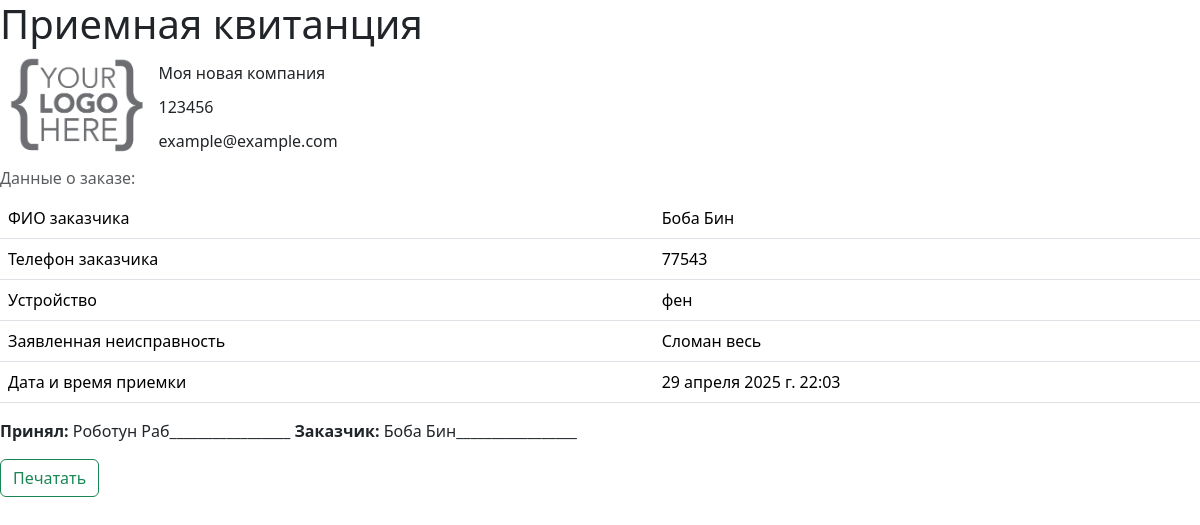
The app's page /commingdoc/61/, older data.
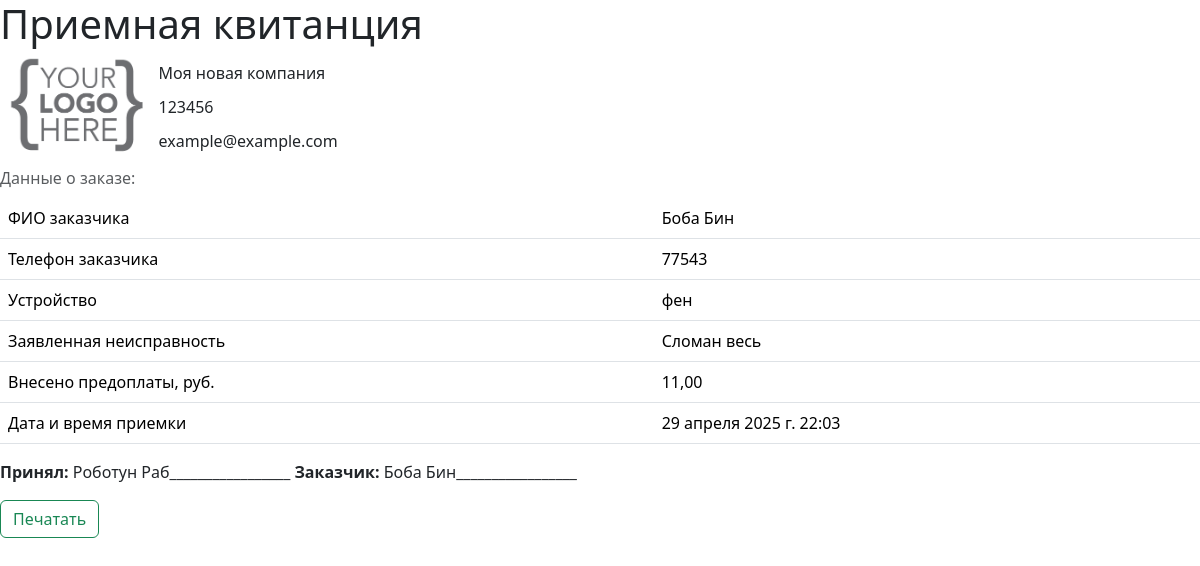
The same page, newer data.
### fixorder/models.py (models this page shows, shortened)
class Order(models.Model):
    order_client = models.ForeignKey(Client, related_name='client', null=True, on_delete=models.SET_NULL, verbose_name='Клиент')
    executor = models.ForeignKey(Employee, blank=True, null=True, related_name='executor', on_delete=models.SET_NULL, verbose_name='Исполнитель')
    time_create = models.DateTimeField(auto_now_add=True, verbose_name='Дата прихода')
    time_update = models.DateTimeField(auto_now=True, verbose_name='Дата изменения')
    time_demand = models.DateField(blank=True, null=True, verbose_name='Срок ремонта')
    time_away = models.DateTimeField(null=True, blank=True, verbose_name='Дата выдачи')
    device = models.CharField(max_length=255, verbose_name='Устройство')
    defect = models.TextField(max_length=400, verbose_name='Неисправность')
    device_password = models.CharField(max_length=50, blank=True, null=True, verbose_name='Пароль')
    device_exterior = models.TextField(max_length=400, blank=True, null=True, verbose_name='Внешний вид')
    initial_price = models.CharField(max_length=10, blank=True, null=True, verbose_name='Ориентировочная стоимость')
    prepaid = models.DecimalField(max_digits=10, decimal_places=2, blank=True, null=True, verbose_name='Предоплата')
    notes = models.TextField(max_length=500, blank=True, null=True, verbose_name='Заметки')
    total_price = models.DecimalField(max_digits=10, decimal_places=2, blank=True, default=0, verbose_name='Итоговая стоимость')
    status = models.ForeignKey(OrderStatus, on_delete=models.DO_NOTHING, default=4, related_name='related_order', verbose_name='Статус ремонта')
    conclusion = models.TextField(max_length=500, blank=True, null=True, verbose_name='Заключение мастера')
    remain_to_pay = models.DecimalField(max_digits=10, decimal_places=2, null=True, blank=True, default=0, verbose_name='Осталось оплатить')
    class Meta:
        verbose_name = "Заказы"
        verbose_name_plural = "Заказы"
        ordering = ["-time_create"]
        indexes = [models.Index(fields=["-time_create"]), models.Index(fields=["status"])]

class Client(models.Model):
    name = models.CharField(max_length=255, unique=True, db_index=True, verbose_name='ФИО клиента') #unique=True,
    phone = models.CharField(max_length=20, db_index=True, verbose_name='Контактный номер')
    phone1 = models.CharField(max_length=20, db_index=True, blank=True, null=True, verbose_name='Дополнительный номер')
    telegram = models.CharField(max_length=40, blank=True, null=True, verbose_name='Telegram клиента')
    viber = models.CharField(max_length=20, blank=True, null=True, verbose_name='Viber клиента')
    whatsapp = models.CharField(max_length=20, blank=True, null=True, verbose_name='Whattsapp клиента')
    class Meta:
        verbose_name = 'Клиенты'
        verbose_name_plural = 'Клиенты'
        ordering = ['name']
        indexes = [models.Index(fields=['name'])]

class Employee(models.Model):
    STATUS_CHOICES = [
        ('1', 'Работает'),
        ('2', 'Отсутствует'),
        ('3', 'Не работает'),]
    company = models.ForeignKey(Company, related_name='employees', default = 1, on_delete=models.CASCADE, verbose_name='Компания')
    name = models.CharField(max_length=255, verbose_name='Имя сотрудника')
    position = models.CharField(max_length=100, verbose_name='Должность')
    time_hire = models.DateField(default=date.today, verbose_name='Дата начала работы')
    time_fire = models.DateField(null=True, blank=True, verbose_name='Дата окончания работы')
    status = models.CharField(
        max_length=10,
        choices=STATUS_CHOICES,
        default='1',
        verbose_name='Статус')

### fixorder/views.py (the view)
# urls.py: path('commingdoc/<int:pk>/', views.Commingdoc.as_view(), name='commingdoc'),
class Commingdoc(DetailView):
    template_name = "fixorder/commingdoc.html"
    pk_url_kwarg = 'pk'
    context_object_name = 'cm'
    def get_context_data(self, **kwargs):
        context = super().get_context_data(**kwargs)
        context["title"] = 'Приемная квитанция'
        return context
    def get_object(self, queryset=None):
        return get_object_or_404(Order.objects, pk=self.kwargs[self.pk_url_kwarg])

### fixorder/templatetags/fixorder_tags.py (called while the page is built)
@register.simple_tag
def logo_url():
    return static('img/logo.png')

@register.simple_tag
def filled_fields_verbose(pk):
    instance = Company.objects.get(pk=pk)
    field_dict = {}
    for field in instance._meta.fields:
        if field.name not in ['id', 'photo', 'warranty_data', 'income_data']:  # Исключаем поля которые не нужно отображать в доках
            value = getattr(instance, field.name)
            if value:
                field_dict[field.verbose_name] = value
    return field_dict

### fixorder/templates/fixorder/commingdoc.html (shortened to what this page needs)
{% extends 'fixorder/basedoc.html' %}
{% block doccontent %}
<h1>{{ title }}</h1>
<table class="table caption-top">
        <caption>Данные о заказе:</caption>
    <thead>
    <tr><td>ФИО заказчика</td><td>{{ cm.order_client.name }}</td></tr>
    <tr><td>Телефон заказчика</td><td>{{ cm.order_client.phone }}{% if cm.order_client.phone1 %} ; {{ cm.order_client.phone1 }}{% endif %}</td></tr>
    <tr><td>Устройство</td><td>{{ cm.device }}</td></tr>
    <tr><td>Заявленная неисправность</td><td>{{ cm.defect }}</td></tr>
    {% if cm.prepaid %}<tr><td>Внесено предоплаты, руб.</td><td>{{ cm.prepaid }}</td></tr>{% endif %}
    <tr><td>Дата и время приемки</td><td>{{ cm.time_create }}</td></tr>
</table>
<p><b>Принял:</b> {{ cm.executor.name }}_________________  <b>Заказчик:</b>  {{ cm.order_client.name }}_________________  </p>
{% endblock doccontent %}

Row changes from the older to the newer data that the page shows:
changed Order "фен": prepaid (not shown) → "11,00"
Text that changed along with them:
text now shown: "Внесено предоплаты, руб."
